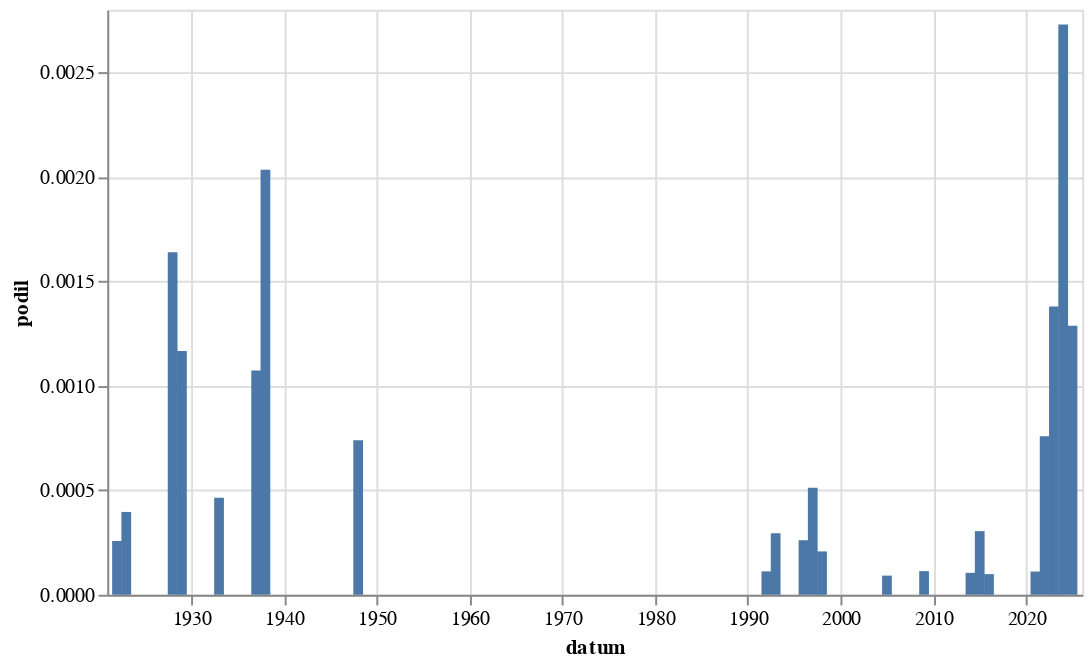

The cell this chart's notebook holds for it:
### Code cell
graf(vyvoj(r'[Kk]okain'))

### Figure 1 — Vega-Lite specification as saved in the notebook (floating-point values rounded to 4 significant figures)
{"config": {"view": {"continuousWidth": 300, "continuousHeight": 300}}, "data": {"name": "data-446743bfbc575178673829084f2f4d4f"}, "mark": {"type": "bar"}, "encoding": {"x": {"field": "datum", "type": "temporal"}, "y": {"field": "podil", "type": "quantitative"}}, "height": 300, "width": 500, "$schema": "https://vega.github.io/schema/vega-lite/v5.8.0.json", "datasets": {"data-446743bfbc575178673829084f2f4d4f": [{"datum": "1922-01-01T00:00:00", "text": 1, "text_right": 3886, "podil": 0.0002573}, {"datum": "1923-01-01T00:00:00", "text": 1, "text_right": 2523, "podil": 0.0003964}, {"datum": "1928-01-01T00:00:00", "text": 5, "text_right": 3050, "podil": 0.001639}, {"datum": "1929-01-01T00:00:00", "text": 2, "text_right": 1715, "podil": 0.001166}, {"datum": "1933-01-01T00:00:00", "text": 1, "text_right": 2152, "podil": 0.0004647}, {"datum": "1937-01-01T00:00:00", "text": 2, "text_right": 1864, "podil": 0.001073}, {"datum": "1938-01-01T00:00:00", "text": 2, "text_right": 983, "podil": 0.002035}, {"datum": "1948-01-01T00:00:00", "text": 1, "text_right": 1353, "podil": 0.0007391}, {"datum": "1992-01-01T00:00:00", "text": 1, "text_right": 8935, "podil": 0.0001119}, {"datum": "1993-01-01T00:00:00", "text": 1, "text_right": 3398, "podil": 0.0002943}, {"datum": "1996-01-01T00:00:00", "text": 1, "text_right": 3831, "podil": 0.000261}, {"datum": "1997-01-01T00:00:00", "text": 3, "text_right": 5859, "podil": 0.000512}, {"datum": "1998-01-01T00:00:00", "text": 1, "text_right": 4823, "podil": 0.0002073}, {"datum": "2005-01-01T00:00:00", "text": 1, "text_right": 10922, "podil": 9.156e-05}, {"datum": "2009-01-01T00:00:00", "text": 1, "text_right": 8843, "podil": 0.0001131}, {"datum": "2014-01-01T00:00:00", "text": 1, "text_right": 9532, "podil": 0.0001049}, {"datum": "2015-01-01T00:00:00", "text": 3, "text_right": 9853, "podil": 0.0003045}, {"datum": "2016-01-01T00:00:00", "text": 1, "text_right": 10133, "podil": 9.869e-05}, {"datum": "2021-01-01T00:00:00", "text": 1, "text_right": 9003, "podil": 0.0001111}, {"datum": "2022-01-01T00:00:00", "text": 8, "text_right": 10550, "podil": 0.0007583}, {"datum": "2023-01-01T00:00:00", "text": 16, "text_right": 11599, "podil": 0.001379}, {"datum": "2024-01-01T00:00:00", "text": 32, "text_right": 11725, "podil": 0.002729}, {"datum": "2025-01-01T00:00:00", "text": 6, "text_right": 4659, "podil": 0.001288}]}}
